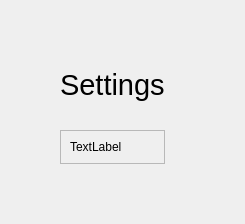
            <widget class="QWidget" name="settings_page">
             <layout class="QGridLayout" name="gridLayout_13">
              <property name="leftMargin">
               <number>60</number>
              </property>
              <property name="topMargin">
               <number>50</number>
              </property>
              <property name="rightMargin">
               <number>80</number>
              </property>
              <property name="bottomMargin">
               <number>60</number>
              </property>
              <property name="verticalSpacing">
               <number>10</number>
              </property>
              <item row="1" column="0">
               <widget class="QFrame" name="frame_3">
                <property name="frameShape">
                 <enum>QFrame::StyledPanel</enum>
                </property>
                <property name="frameShadow">
                 <enum>QFrame::Raised</enum>
                </property>
                <layout class="QGridLayout" name="gridLayout_12">
                 <item row="1" column="0">
                  <widget class="QLabel" name="label_11">
                   <property name="text">
                    <string>TextLabel</string>
                   </property>
                  </widget>
                 </item>
                </layout>
               </widget>
              </item>
              <item row="0" column="0">
               <widget class="QLabel" name="label_9">
                <property name="minimumSize">
                 <size>
                  <width>0</width>
                  <height>70</height>
                 </size>
                </property>
                <property name="maximumSize">
                 <size>
                  <width>16777215</width>
                  <height>100</height>
                 </size>
                </property>
                <property name="font">
                 <font>
                  <pointsize>22</pointsize>
                 </font>
                </property>
                <property name="text">
                 <string>Settings</string>
                </property>
               </widget>
              </item>
             </layout>
            </widget>
